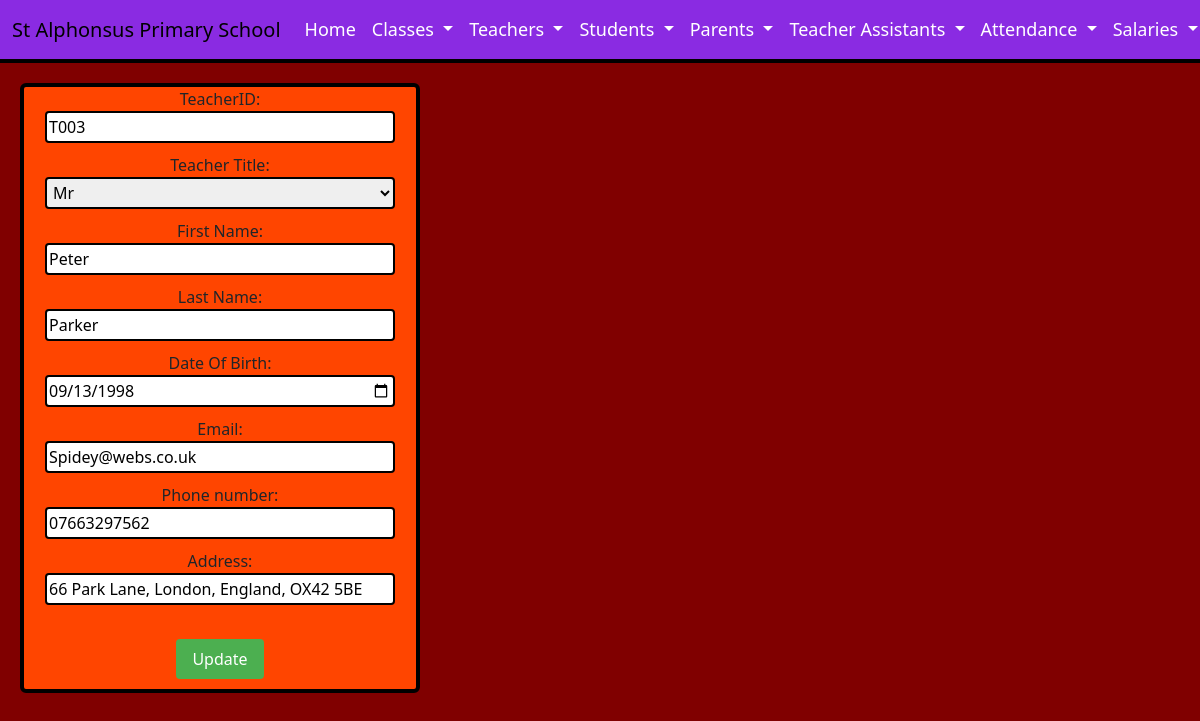
Screenshot of /DigitalWebsite/EditTeacherUpdate.php?id=T003 with the database file from the repository.
### tables this page shows
CREATE TABLE `teachers` (
  `teacherID` varchar(50) NOT NULL,
  `teacherTitle` varchar(50) DEFAULT NULL,
  `teacherName` varchar(50) DEFAULT NULL,
  `teacherSurname` varchar(50) DEFAULT NULL,
  `teacherDOB` date DEFAULT NULL,
  `teacherEmail` varchar(100) DEFAULT NULL,
  `teacherPhone` varchar(50) DEFAULT NULL,
  `teacherAddress` varchar(100) DEFAULT NULL,
  `teacherSalary` varchar(10) DEFAULT NULL
);

### DigitalWebsite/EditTeacherUpdate.php (the view, shortened to what this page needs)
<!DOCTYPE html>
 <html lang="en">
    <head>
      <link href="https://cdn.jsdelivr.net/npm/bootstrap@5.3.2/dist/css/bootstrap.min.css" rel="stylesheet">
    </head>
    <body>
      <nav class="navbar navbar-expand-lg bg-maroon">
        <div class="container-fluid">
          <a class="navbar-brand" href="index.html">St Alphonsus Primary School</a>
          <div class="collapse navbar-collapse" id="navbarNavDropdown">
            <ul class="navbar-nav">
              <li class="nav-item">
                <a class="nav-link" href="index.html">Home</a>
              </li>
              <li class="nav-item dropdown">
                <a class="nav-link dropdown-toggle" href="#" role="button" data-bs-toggle="dropdown" aria-expanded="false">
                  Classes
                </a>
              </li>
              <li class="nav-item dropdown">
                <a class="nav-link dropdown-toggle" href="#" role="button" data-bs-toggle="dropdown" aria-expanded="false">
                  Teachers
                </a>
              </li>
              <li class="nav-item dropdown">
                <a class="nav-link dropdown-toggle" href="#" role="button" data-bs-toggle="dropdown" aria-expanded="false">
                  Students
                </a>
              </li>
              <li class="nav-item dropdown">
                <a class="nav-link dropdown-toggle" href="#" role="button" data-bs-toggle="dropdown" aria-expanded="false">
                  Parents
                </a>
              </li>
              <li class="nav-item dropdown">
                <a class="nav-link dropdown-toggle" href="#" role="button" data-bs-toggle="dropdown" aria-expanded="false">
                  Teacher Assistants
                </a>
              </li>
              <li class="nav-item dropdown">
                <a class="nav-link dropdown-toggle" href="#" role="button" data-bs-toggle="dropdown" aria-expanded="false">
                  Attendance
                </a>
              </li>
              <li class="nav-item dropdown">
                <a class="nav-link dropdown-toggle" href="#" role="button" data-bs-toggle="dropdown" aria-expanded="false">
                  Salaries
                </a>
              </li>
            </ul>
          </div>
        </div>
      </nav>
      <?php
        $teacherID = $_GET['id'];
        $servername = "127.0.0.1";
        $username = "root";
        $password = "";
        $database = "school";
        $conn = new mysqli($servername, $username, $password, $database);
        $sql = "SELECT * FROM teachers WHERE teacherID = '$teacherID'";
        $result = $conn->query($sql);
        if ($result->num_rows > 0) {
          $row = $result->fetch_assoc();
      ?>
      <form action="EditTeacherUpdateSubmit.php" method="POST">
          TeacherID: <input type="text" id="teacherID" name="teacherID" value="<?php echo $row['teacherID']; ?>" readonly><br>
          Teacher Title:
          <select id="teacherTitle" name="teacherTitle">
          <option value="Mr" <?php if($row['teacherTitle'] == "Mr") echo "selected"; ?>>Mr</option>
          </select><br>
          First Name: <input type="text" id="teacherName" name="teacherName" placeholder="e.g. John" pattern="[A-Za-z]+" title="Please enter a valid First name (no numbers)" value="<?php echo $row['teacherName']; ?>" required><br>
          Last Name: <input type="text" id="teacherSurname" name="teacherSurname" placeholder="e.g. Smith" pattern="[A-Za-z]+" title="Please enter a valid Surname (no numbers)" value="<?php echo $row['teacherSurname']; ?>" required><br>
          Date Of Birth: <input type="date" id="teacherDOB" name="teacherDOB" value="<?php echo $row['teacherDOB']; ?>" required><br>
          Email: <input type="email" id="teacherEmail" name="teacherEmail" placeholder="e.g. example@outlook.com" value="<?php echo $row['teacherEmail']; ?>" required><br>
          Phone number: <input type="tel" id="teacherPhone" name="teacherPhone" placeholder="e.g. 07826482714" value="<?php echo $row['teacherPhone']; ?>" required><br>
          Address: <input type="text" id="teacherAddress" name="teacherAddress" placeholder="House number street, city, country, postcode" value="<?php echo $row['teacherAddress']; ?>" required><br><br>
          <input type="submit" value="Update">
      </form>
      <?php
        } else {
          echo "No record found.";
        }
      ?>
    </body>
</html>

### DigitalWebsite/EditTeacherUpdate.php (style rules this page uses)
body { margin: 0; padding: 0; background-color: maroon; }
.navbar { background-color: blueviolet; border-bottom: 4px solid black; }
.navbar-nav .nav-link { font-size: 18px; color: white; }
form { width: 400px; margin-top: 20px; margin-left: 20px; background-color: orangered; justify-content: center; text-align: center; border: solid 4px black; border-radius: 6px; }
select { border: 2px solid black; border-radius: 4px; padding: 2px; margin-bottom: 10px; width: 350px; }
input[type="text"], input[type="email"], input[type="tel"], input[type="number"], input[type="date"] { border: 2px solid black; border-radius: 4px; padding: 2px; margin-bottom: 10px; width: 350px; }
input[type="submit"] { padding: 8px 16px; margin-bottom: 10px; background-color: #4CAF50; color: white; border: none; border-radius: 4px; cursor: pointer; }

### rows the page displays
teachers: teacherID "T003", teacherTitle "Mr", teacherName "Peter", teacherSurname "Parker", teacherDOB "09/13/1998", teacherEmail "Spidey@webs.co.uk", teacherPhone "07663297562", teacherAddress "66 Park Lane, London, England, OX42 5BE"
